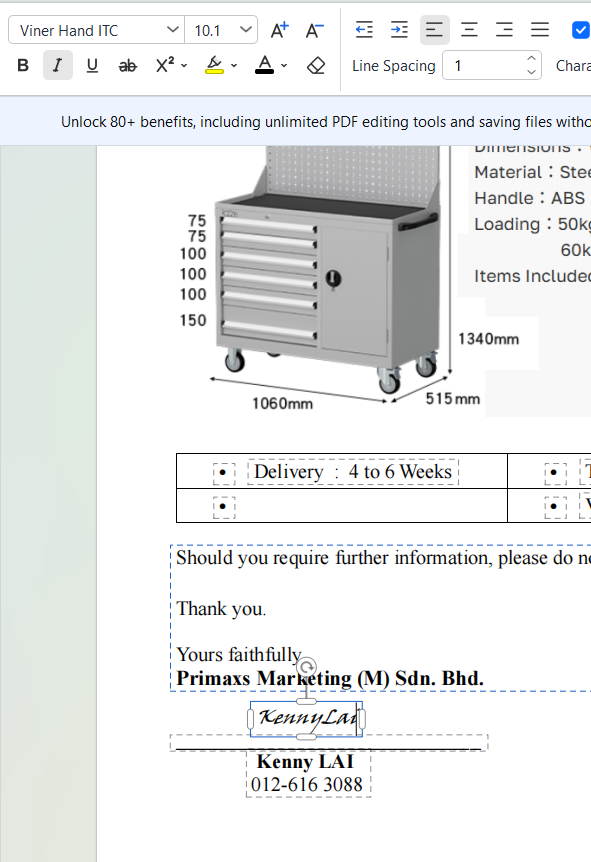
#> input picture _ref_image.png, 591 x 862 px
$ python -i image_check.py   (imports and definitions only)
#> lines starting #> are read from the running program, lines starting #| are printed output that depends on the picture; after the words box and inside, x2 and y2 are one past the last pixel; in counts of white or black regions, pixels touching at a corner belong together
"""Compare each SKU's local photo with the photo tanko.com.tw shows for it.

Usage: py -I tools/image_check.py <diff.json> <thumb_dir> <out.json>
Downloads the site's small thumbnails (catalog_package_s) into thumb_dir,
then scores shape (difference hash) and colour (mean RGB) distance.
"""
import json, os, sys, urllib.request
from concurrent.futures import ThreadPoolExecutor
from PIL import Image

# [1 line that did not run here, left out]
# [2 lines not run here, left out]


def thumb_url(u):
    return u.replace("/catalog_package_b/", "/catalog_package_s/")


def fetch(m):
    dest = os.path.join(thumb_dir, os.path.basename(m["siteImage"]))
    if not os.path.exists(dest):
        for url in (thumb_url(m["siteImage"]), m["siteImage"]):
            try:
                req = urllib.request.Request(url, headers={"User-Agent": "Mozilla/5.0"})
                data = urllib.request.urlopen(req, timeout=30).read()
                open(dest, "wb").write(data)
                break
            except Exception:
                continue
    return dest


def load(path):
#> called with path = '../_ref_image.png'
    im = Image.open(path)
#> im is the input picture: PIL image 591x862 RGBA; mean R, G, B, A 233.1, 234.8, 234.7, 255
    im.load()
    if im.mode in ("RGBA", "LA", "P"):
        im = im.convert("RGBA")
        bg = Image.new("RGBA", im.size, (255, 255, 255, 255))
#> bg: PIL image 591x862 RGBA; every value is 255
        im = Image.alpha_composite(bg, im)
    im = im.convert("RGB")
#> im: PIL image 591x862 RGB
    # crop to content (non-white) so padding differences don't matter
    gray = im.convert("L").point(lambda v: 255 if v < 245 else 0)
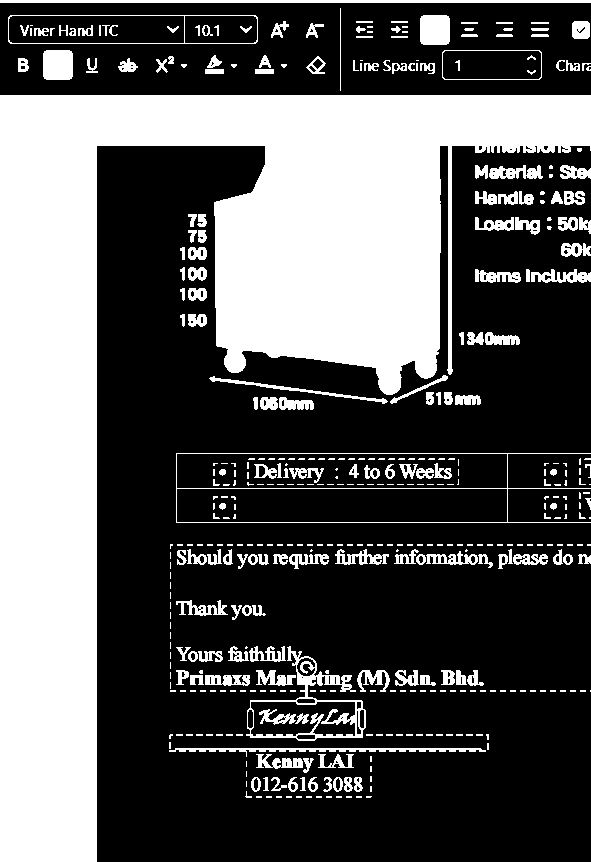
#> gray: PIL image 591x862 L; 35.4% white; 431 white regions (252 under 20 px), largest, box (x1, y1, x2, y2) and area: (0, 95, 591, 862) 148073, (246, 646, 366, 741) 2117, (0, 0, 591, 3) 1773
    box = gray.getbbox()
#> box = (0, 0, 591, 862)
    return im.crop(box) if box else im


def dhash(im, n=8):
    g = im.convert("L").resize((n + 1, n), Image.LANCZOS)
    px = list(g.getdata())
    return [px[r * (n + 1) + c] > px[r * (n + 1) + c + 1] for r in range(n) for c in range(n)]


def mean_rgb(im):
    small = im.resize((32, 32))
    px = [p for p in small.getdata() if sum(p) < 720]  # ignore near-white
    if not px:
        return (255, 255, 255)
    return tuple(sum(c[i] for c in px) / len(px) for i in range(3))


# [2 lines not run here, left out]

results = []
# [14 lines not run here, left out]
bad = [r for r in results if r.get("error") or r["ham"] > 20 or r["col"] > 60]
# [1 line not run here, left out]

>>> result = load('../_ref_image.png')
